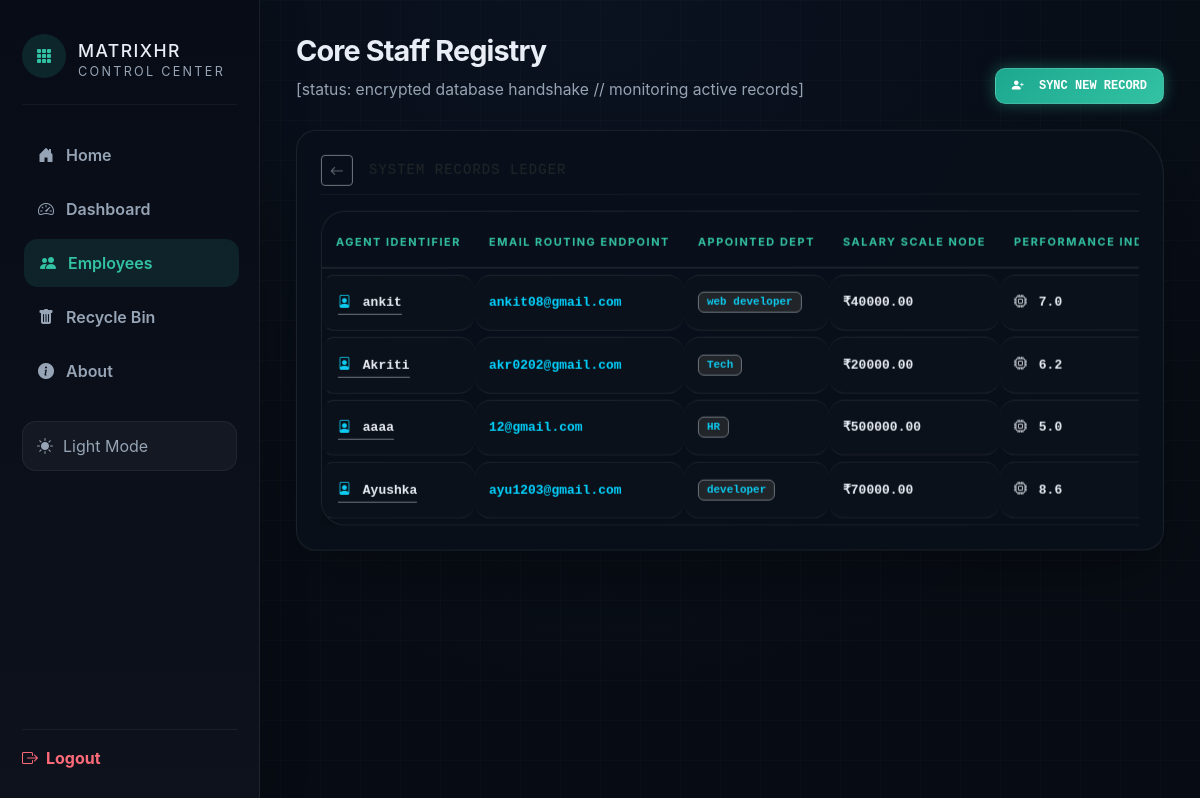
/employees/ (signed in), run on an earlier commit of the app's database.
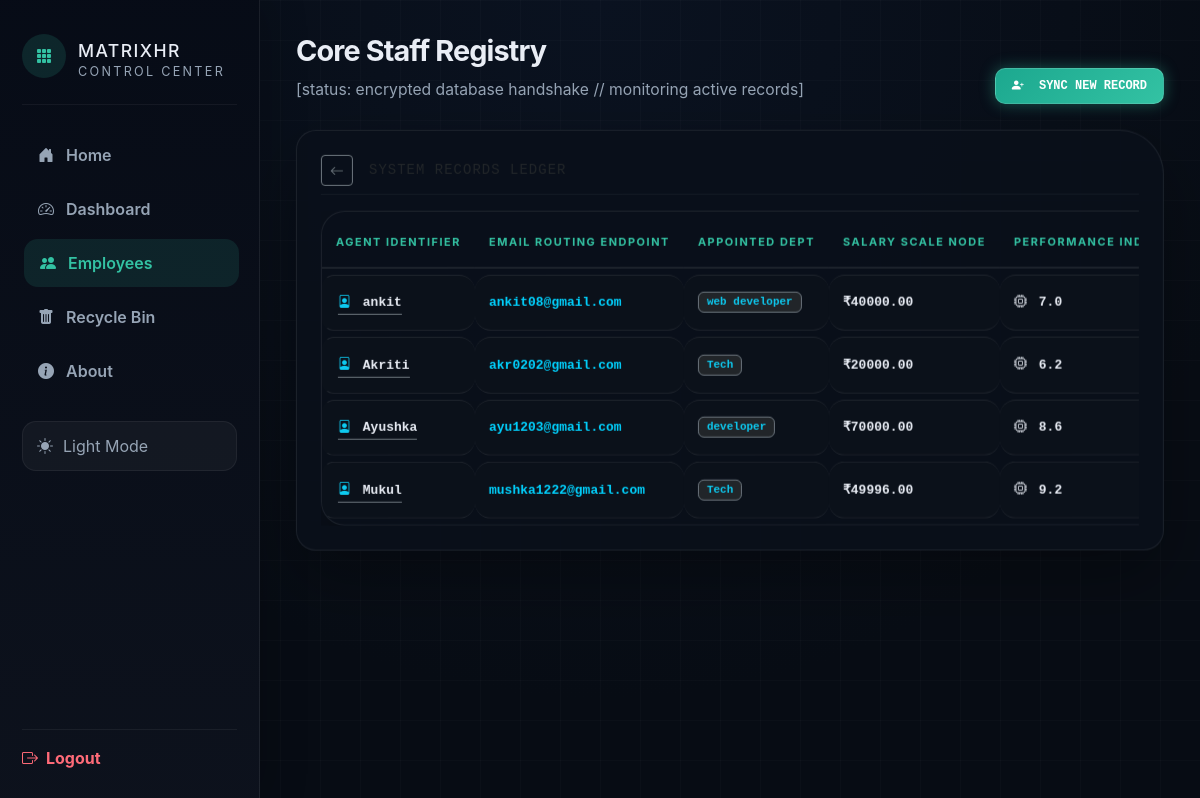
And on a later commit of the database.
### employees/models.py (models this page shows, shortened)
class Employee(models.Model):
    name = models.CharField(max_length=100)
    email = models.EmailField()
    department = models.CharField(max_length=100)
    salary = models.DecimalField(decimal_places=2, max_digits=10)
    performance_score = models.FloatField(default=5.0)
    attrition = models.BooleanField(default=False)
    is_deleted = models.BooleanField(default=False)
    profile_pic = models.ImageField(upload_to='profile_pics/', null=True, blank=True)

### employees/views.py (the view)
# urls.py: path('employees/', views.employee_list, name='employee_list'),
@login_required
def employee_list(request):
    try:
        employees = Employee.objects.filter(is_deleted=False).order_by('id')
    except Exception:
        employees = Employee.objects.filter(is_deleted=False)
    return render(request, 'employees/employee_list.html', {'employees': employees})

### employees/templates/employees/employee_list.html (shortened to what this page needs)
{% extends "employees/base.html" %}
{% block page_title %}Core Staff Registry{% endblock %}
{% block page_description %}<span class="theme-adaptive-muted">[status: encrypted database handshake // monitoring active records]</span>{% endblock %}
{% block header_actions %}
<div class="d-flex gap-2 align-items-center mt-2 mt-md-0" style="position: relative; z-index: 1020 !important;">
    <a href="{% url 'add_employee' %}" class="btn btn-highlight-sync px-3 py-2 text-uppercase font-monospace text-decoration-none">
       <i class="bi bi-person-plus-fill me-2"></i> Sync New Record
    </a>
</div>
{% endblock %}
{% block content %}
<div class="container-fluid px-0 main-hud-wrapper">
    <div class="card directory-card p-3 p-md-4 shadow-lg mb-4">
        <div class="d-flex justify-content-between align-items-center mb-3 pb-2 border-bottom border-secondary border-opacity-10">
            <div class="d-flex align-items-center">
                <a href="{% url 'dashboard' %}" class="btn btn-outline-secondary btn-sm me-3 border-opacity-50"><i class="bi bi-arrow-left"></i></a>
                <span class="text-uppercase font-monospace small theme-adaptive-muted" style="letter-spacing: 1px;">System Records Ledger</span>
            </div>
        </div>
        <div class="table-responsive" style="overflow-x: auto; -webkit-overflow-scrolling: touch;">
            <table class="table table-surface m-0">
                <thead>
                    <tr>
                        <th>Agent Identifier</th>
                        <th>Email Routing Endpoint</th>
                        <th>Appointed Dept</th>
                        <th>Salary Scale Node</th>
                        <th>Performance Index</th>
                    </tr>
                </thead>
                <tbody>
                    {% for emp in employees %}
                    <tr>
                        <td class="fw-bold">
                            <a href="{% url 'employee_profile' emp.pk %}" class="theme-adaptive-text text-decoration-none border-bottom border-secondary border-dashed pb-1">
                                <i class="bi bi-file-person text-info me-1"></i> {{ emp.name }}
                            </a>
                        </td>
                        <td><a href="mailto:{{ emp.email }}" class="email-telemetry-link">{{ emp.email }}</a></td>
                        <td><span class="badge bg-dark border border-secondary text-info px-2 py-1.5" style="font-size: 11px;">{{ emp.department }}</span></td>
                        <td class="text-success fw-semibold font-monospace">₹{{ emp.salary }}</td>
                        <td class="text-warning fw-bold"><i class="bi bi-cpu me-1"></i> {{ emp.performance_score|default:"0.0" }}</td>
                    </tr>
                    {% empty %}
                    <tr>
                        <td colspan="7" class="text-center text-muted py-5 font-monospace">[No operational agent nodes initialized inside core repository]</td>
                    </tr>
                    {% endfor %}
                </tbody>
            </table>
        </div>
    </div>
</div>
{% endblock %}

What changed in the data, as far as the page shows it:
no longer on this page (row edited): Employee: name "aaaa", email "12@gmail.com", department "HR", salary "500000.00", performance_score "5.0"
added Employee: name "Mukul", email "mushka1222@gmail.com", department "Tech", salary "49996.00", performance_score "9.2"
